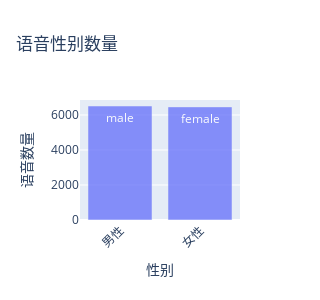

This figure's notebook cell:
### Code cell
# utterance distribution per sex (no need to even out by sex, because data will be separated by gender to train two different models anyway)
trace1 = go.Bar(x=['男性','女性'],
                y=singles["sex"].value_counts(sort=False), 
                text = singles["sex"].unique(),opacity=0.75, textposition='auto')
data = [trace1]
layout = dict(title = '语音性别数量', width=300, height=300,
              xaxis= dict(title='性别',ticklen= 5,zeroline= False, tickmode = 'linear',tickangle=-45),
              yaxis = dict(title='语音数量')
             )
fig = dict(data = data, layout = layout)
iplot(fig)
print(singles["sex"].value_counts().sort_index())
print(f"一共语音: {singles.shape[0]}")

### Figure 1 — Plotly figure (JSON) as saved in the notebook; plotly's stock layout.template omitted (floating-point values rounded to 4 significant figures)
{"data": [{"opacity": 0.75, "text": ["male", "female"], "textposition": "auto", "type": "bar", "x": ["男性", "女性"], "y": [6516, 6465]}], "layout": {"height": 300, "title": {"text": "语音性别数量"}, "width": 300, "xaxis": {"autorange": true, "range": [-0.5, 1.5], "tickangle": -45, "ticklen": 5, "tickmode": "linear", "title": {"text": "性别"}, "type": "category", "zeroline": false}, "yaxis": {"autorange": true, "range": [0, 6859.0], "title": {"text": "语音数量"}, "type": "linear"}}}
